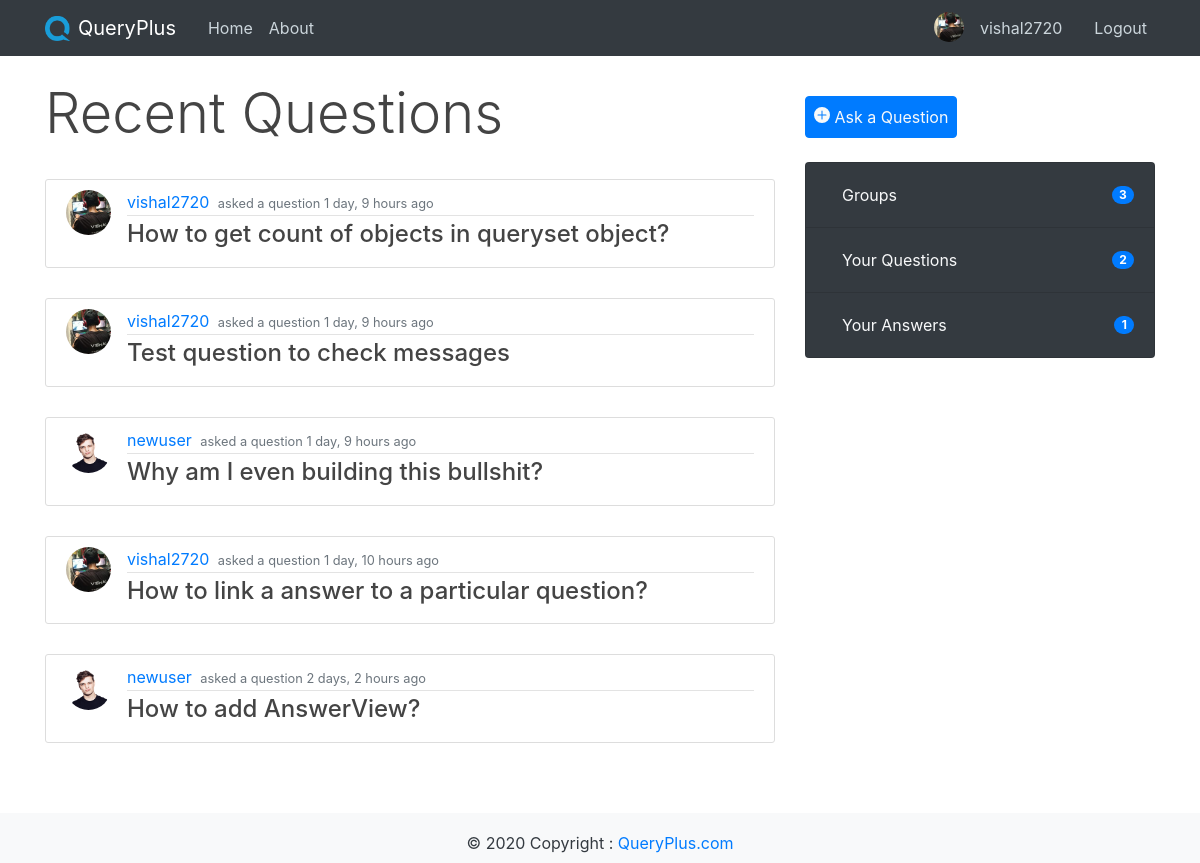
The app's page / (signed in), older data.
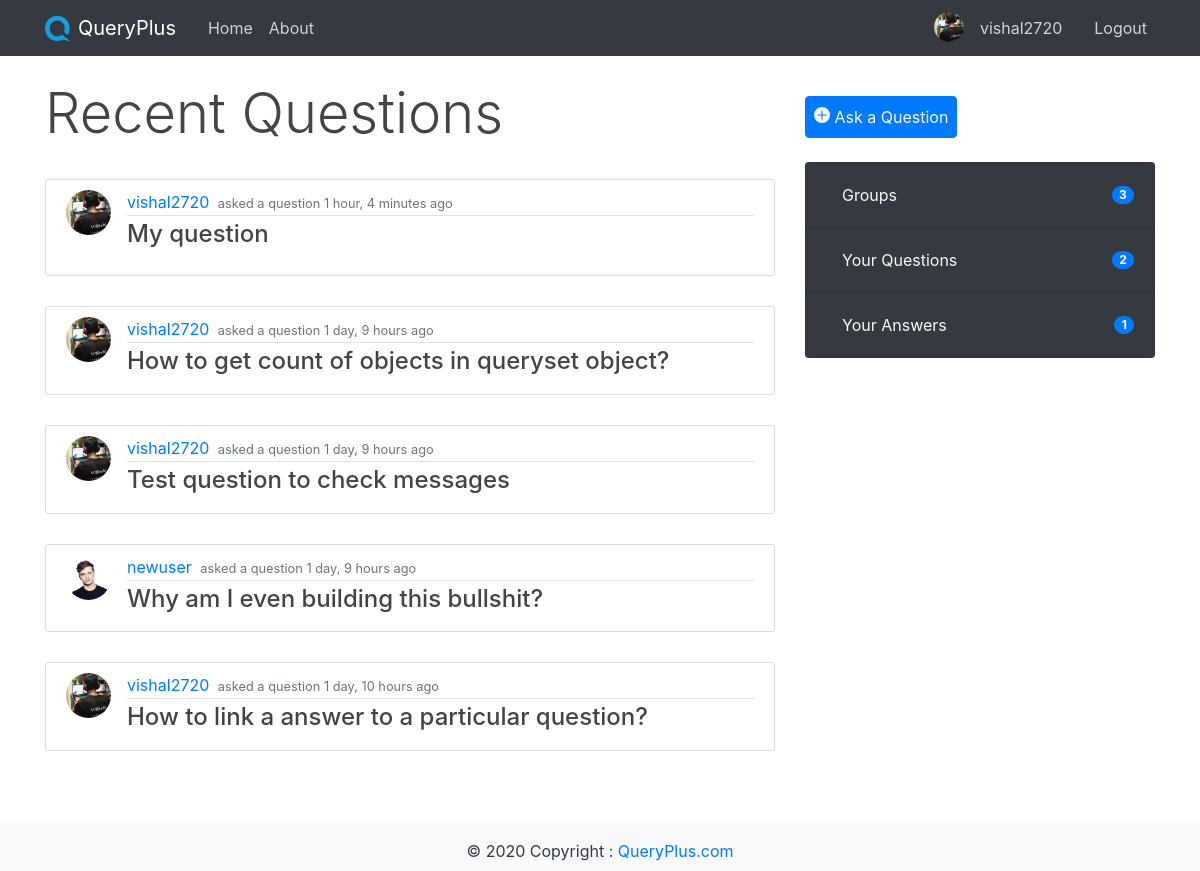
The same page, newer data.
### main_app/models.py (models this page shows, shortened)
class Question(models.Model):
    question = RichTextField()
    date_posted = models.DateTimeField(auto_now_add=True)
    author = models.ForeignKey(User, on_delete=models.CASCADE)

class Profile(models.Model):
    user = models.OneToOneField(User, on_delete=models.CASCADE)
    image = models.ImageField(default='default.jpg',upload_to='profile_pics')

### main_app/views.py (the view)
# urls.py: path('', QuestionListView.as_view(), name='home'),
class QuestionListView(ListView):
    model = Question
    template_name = 'main_app/home.html'
    context_object_name = 'questions'
    ordering = ['-date_posted']
    paginate_by = 5

### main_app/templates/main_app/home.html (shortened to what this page needs)
{% extends "main_app/base.html" %}
{% load static %}
{% block content %}
  {% if user.is_authenticated %}
  <h4 class="display-4">Recent Questions</h4>
  <br>
    {% for q in questions %}
      <article class="media content-section">
          <img class="rounded-circle article-img" src="{{ q.author.profile.image.url }}" alt="">
          <div class="media-body">
          <div class="article-metadata">
              <a class="mr-1" href="">{{ q.author }}</a>
              <small class="text-muted">asked a question {{ q.date_posted|timesince }} ago</small>
          </div>
            <h4><a class="article-title" href="{% url 'question-detail' q.id %}">{{ q.question|safe }}</a></h4>
          </div>
      </article>
    {% endfor %}
  {% endif %}
{% endblock content %}

Row changes from the older to the newer data that the page shows:
no longer on this page (row unchanged): Question: author.profile.image (picture), author "newuser", date_posted "2 days, 2 hours", question "How to add AnswerView?"
added Question: author.profile.image (picture), author "vishal2720", date_posted "1 hour, 4 minutes", question "My question"
